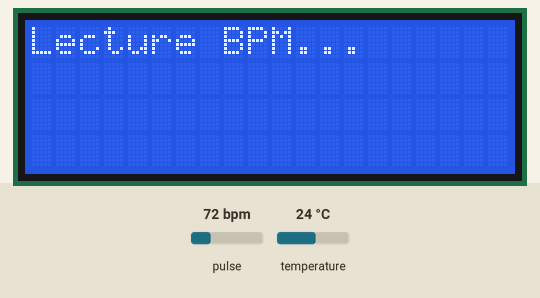
The sketch below on a simulated Arduino Uno, built with avr-gcc and run on an emulated ATmega328P. Shown: 20×4 character LCD. The test bench sets the inputs (shaded band); at power-on: temperature 24 °C, pulse 72 bpm. What the sketch prints to the serial monitor is not drawn.

Above: at 2.2 s.
At 3.3 s:
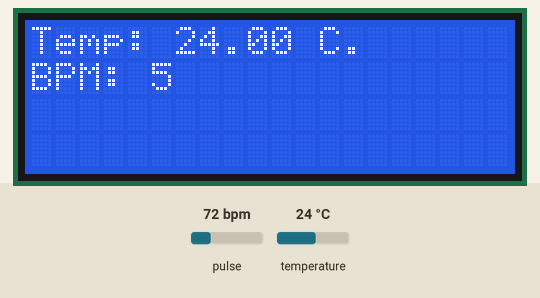
3.4 s: temperature set to 1 °C
At 4.6 s:
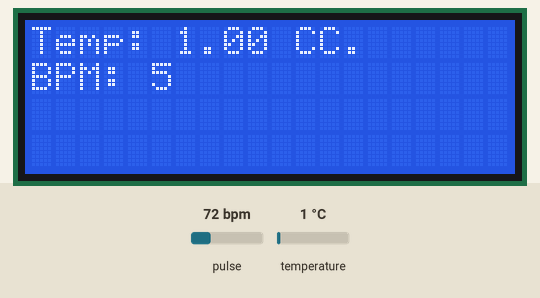
5.3 s: temperature set to 12 °C
At 5.9 s:
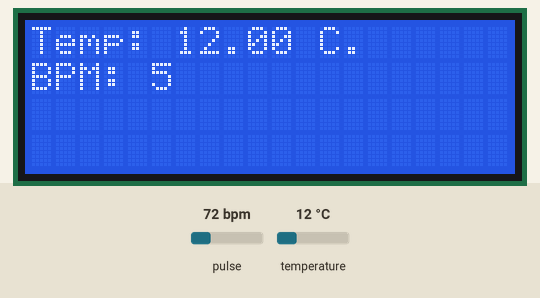
7.1 s: temperature set to 19 °C
Timing chart, 0 to 10.1 s (numbered marks = the images above; inputs shaded):
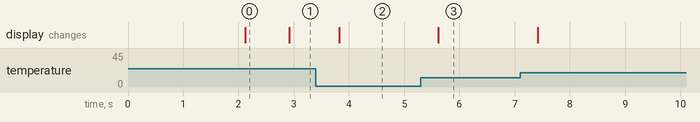

The sketch:

capteur_temp_bpm_lcd.ino
```cpp
#include <Wire.h>
#include <LiquidCrystal_I2C.h>
#include "MAX30105.h"
#include <OneWire.h>
#include <DallasTemperature.h>

// Initialisation du capteur de fréquence cardiaque
MAX30105 particleSensor;
LiquidCrystal_I2C lcd(0x20, 20, 4); // Adresse I2C de l'écran LCD (ajustez si nécessaire)

const byte RATE_SIZE = 4;  // Nombre d'échantillons pour calculer la moyenne
byte rates[RATE_SIZE];
byte rateSpot = 0;
long lastBeat = 0;

float beatsPerMinute = 0;
int beatAvg = 0;

const long threshold = 2000;   // Seuil pour détecter un battement (à ajuster)
const long minInterval = 300;  // Intervalle minimum entre deux battements (ms)
long lastIRValue = 0;          // Dernière valeur IR pour comparaison

// Initialisation du capteur de température
#define ONE_WIRE_BUS 4           // Broche pour le capteur de température
OneWire oneWire(ONE_WIRE_BUS);
DallasTemperature sensors(&oneWire);

void setup() {
  Serial.begin(115200);

  lcd.init();
  lcd.backlight();
  lcd.setCursor(0, 0);
  lcd.print("Initialisation...");

  // Initialisation du capteur MAX30102
  if (!particleSensor.begin()) {
    Serial.println("MAX30102 non detecte");
    lcd.setCursor(0, 1);
    lcd.print("Capteur manquant!");
    while (1); // Bloque si le capteur n'est pas trouvé
  }

  lcd.setCursor(0, 1);
  lcd.print("Capteur OK");

  delay(2000);
  lcd.clear();

  particleSensor.setup();
  particleSensor.setPulseAmplitudeRed(0x7F);  // Pulse LED rouge
  particleSensor.setPulseAmplitudeGreen(0);   // Désactive la LED verte

  // Initialisation du capteur de température
  sensors.begin();

  lcd.setCursor(0, 0);
  lcd.print("Lecture BPM...");
}

void loop() {
  // Lecture de la température
  sensors.requestTemperatures();
  float tempC = sensors.getTempCByIndex(0);  // Lecture de la température du premier capteur
  // Affichage de la température sur le moniteur série
  Serial.print("Température : ");
  Serial.print(tempC);
  Serial.println(" °C");

  // Lecture de la valeur IR du capteur MAX30102
  long irValue = particleSensor.getIR();  // Lire la valeur IR brute

  // Détection du battement
  if (irValue > lastIRValue + threshold && millis() - lastBeat > minInterval) {
    long delta = millis() - lastBeat;
    lastBeat = millis();

    beatsPerMinute = 60.0 / (delta / 1000.0);
    if (beatsPerMinute > 20 && beatsPerMinute < 255) {
      rates[rateSpot++] = (byte)beatsPerMinute;
      rateSpot %= RATE_SIZE;

      beatAvg = 0;
      for (byte x = 0; x < RATE_SIZE; x++) {
        beatAvg += rates[x];
      }
      beatAvg /= RATE_SIZE;
    }
  }

  // Mise à jour de la dernière valeur IR
  lastIRValue = irValue;

  // Affichage sur l'écran LCD
  lcd.setCursor(0, 1);
  lcd.print("BPM: ");
  lcd.print(beatAvg);
  lcd.print("   "); // Efface les caractères résiduels

  lcd.setCursor(0, 0);
  lcd.print("Temp: ");
  lcd.print(tempC);
  lcd.print(" C");  // Affiche la température

  // Affichage sur le moniteur série
  Serial.print("IR=");
  Serial.print(irValue);
  Serial.print(", BPM=");
  Serial.print(beatsPerMinute);
  Serial.print(", Moyenne BPM=");
  Serial.print(beatAvg);
  Serial.print(", Température=");
  Serial.print(tempC);
  Serial.println(" °C");

  delay(100);  // Pause pour limiter la fréquence d'échantillonnage
}
```

Measured:
- after the input at 3.4 s, the display: changes after 0.42 s (image 2)
- after the input at 5.3 s, the display: changes after 0.32 s (image 3)
- what the display in image 0 shows lasts 0.8 s, from 2.1 s to 2.9 s
